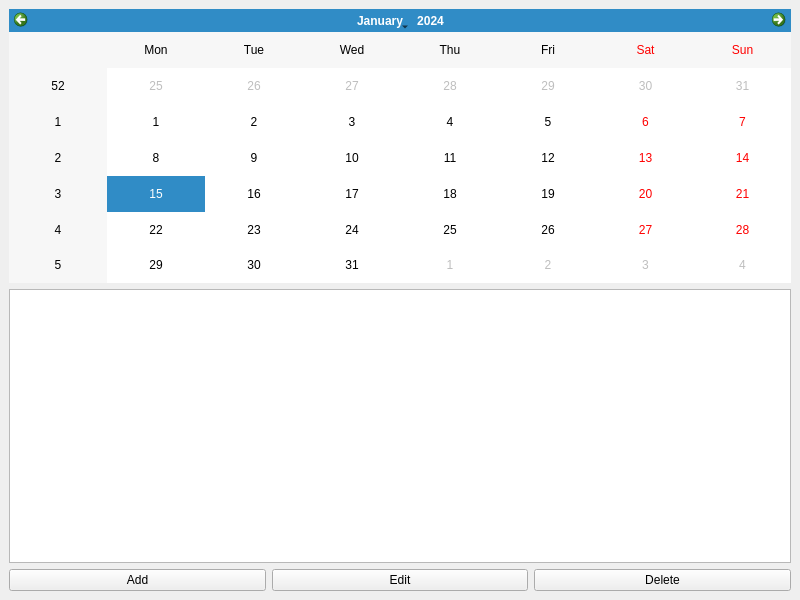
<?xml version="1.0" encoding="UTF-8"?>
<ui version="4.0">
 <class>MainWindow</class>
 <widget class="QMainWindow" name="MainWindow">
  <property name="geometry">
   <rect>
    <x>0</x>
    <y>0</y>
    <width>800</width>
    <height>600</height>
   </rect>
  </property>
  <property name="windowTitle">
   <string>MainWindow</string>
  </property>
  <widget class="QWidget" name="centralwidget">
   <layout class="QVBoxLayout" name="verticalLayout_2">
    <item>
     <layout class="QVBoxLayout" name="verticalLayout">
      <item>
       <layout class="QGridLayout" name="gridLayout">
        <item row="4" column="0" rowspan="2">
         <layout class="QHBoxLayout" name="horizontalLayout">
          <item>
           <widget class="QPushButton" name="addButton">
            <property name="text">
             <string>Add</string>
            </property>
           </widget>
          </item>
          <item>
           <widget class="QPushButton" name="editButton">
            <property name="text">
             <string>Edit</string>
            </property>
           </widget>
          </item>
          <item>
           <widget class="QPushButton" name="deleteButton">
            <property name="text">
             <string>Delete</string>
            </property>
           </widget>
          </item>
         </layout>
        </item>
        <item row="1" column="0">
         <widget class="QTableView" name="tableView">
          <property name="selectionMode">
           <enum>QAbstractItemView::SingleSelection</enum>
          </property>
          <property name="selectionBehavior">
           <enum>QAbstractItemView::SelectRows</enum>
          </property>
          <attribute name="horizontalHeaderStretchLastSection">
           <bool>true</bool>
          </attribute>
         </widget>
        </item>
        <item row="0" column="0">
         <widget class="QCalendarWidget" name="calendarWidget"/>
        </item>
       </layout>
      </item>
     </layout>
    </item>
   </layout>
  </widget>
 </widget>
 <resources/>
 <connections/>
</ui>
